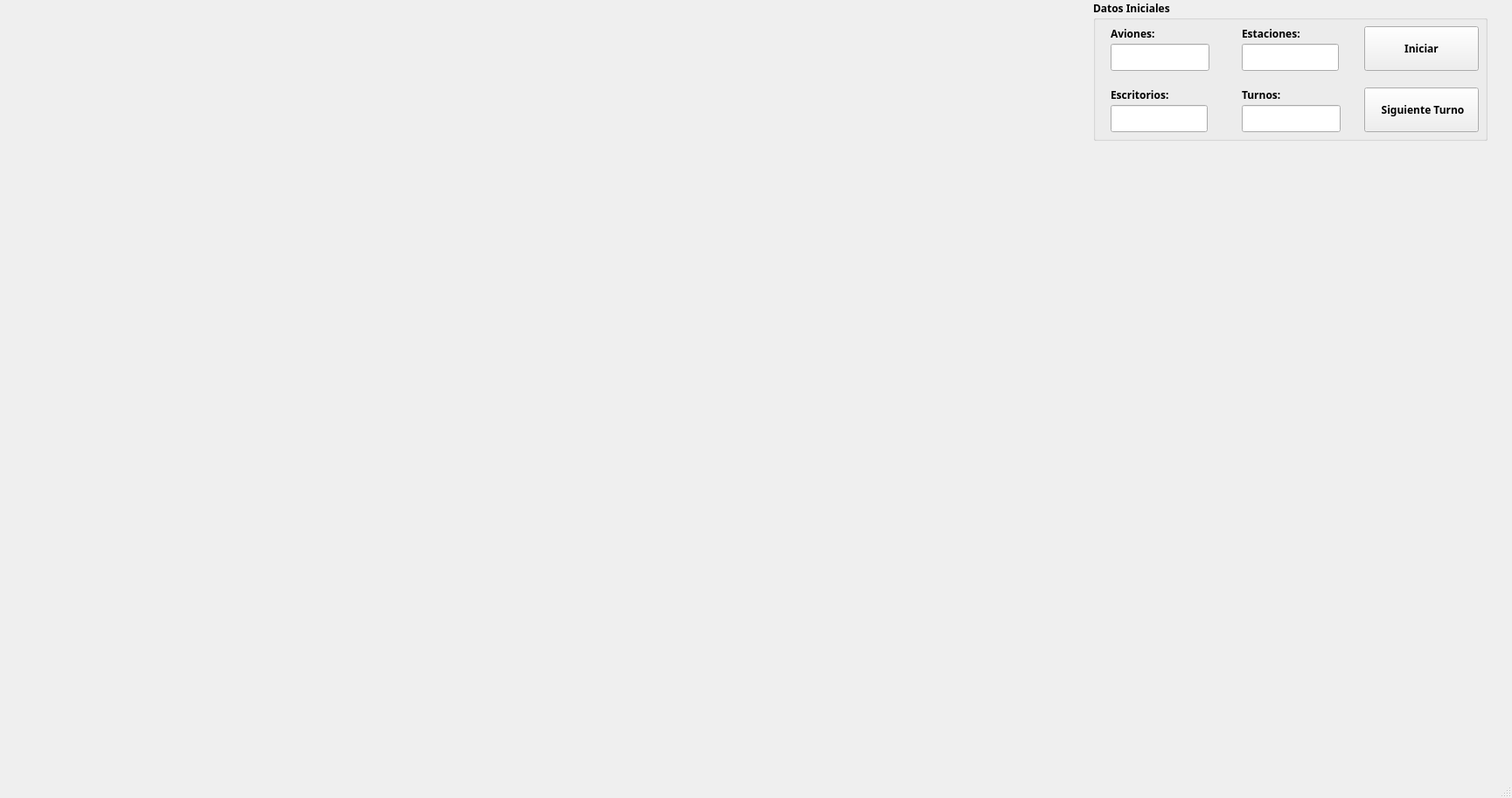
<?xml version="1.0" encoding="UTF-8"?>
<ui version="4.0">
 <class>aereopuerto</class>
 <widget class="QMainWindow" name="aereopuerto">
  <property name="geometry">
   <rect>
    <x>0</x>
    <y>0</y>
    <width>1729</width>
    <height>912</height>
   </rect>
  </property>
  <property name="windowTitle">
   <string>aereopuerto</string>
  </property>
  <widget class="QWidget" name="centralWidget">
   <widget class="QLabel" name="lblAviones">
    <property name="geometry">
     <rect>
      <x>20</x>
      <y>20</y>
      <width>1211</width>
      <height>121</height>
     </rect>
    </property>
    <property name="text">
     <string/>
    </property>
    <property name="scaledContents">
     <bool>true</bool>
    </property>
   </widget>
   <widget class="QLabel" name="lblPasajeros">
    <property name="geometry">
     <rect>
      <x>20</x>
      <y>160</y>
      <width>111</width>
      <height>731</height>
     </rect>
    </property>
    <property name="text">
     <string/>
    </property>
   </widget>
   <widget class="QLabel" name="lblEscritorios">
    <property name="geometry">
     <rect>
      <x>154</x>
      <y>160</y>
      <width>721</width>
      <height>731</height>
     </rect>
    </property>
    <property name="text">
     <string/>
    </property>
    <property name="scaledContents">
     <bool>true</bool>
    </property>
   </widget>
   <widget class="QGroupBox" name="groupBox">
    <property name="geometry">
     <rect>
      <x>1250</x>
      <y>0</y>
      <width>451</width>
      <height>161</height>
     </rect>
    </property>
    <property name="font">
     <font>
      <family>Yu Gothic UI Semibold</family>
      <weight>75</weight>
      <bold>true</bold>
     </font>
    </property>
    <property name="title">
     <string>Datos Iniciales</string>
    </property>
    <widget class="QPushButton" name="btnSiguiente">
     <property name="geometry">
      <rect>
       <x>310</x>
       <y>100</y>
       <width>131</width>
       <height>51</height>
      </rect>
     </property>
     <property name="font">
      <font>
       <family>Yu Gothic UI Semibold</family>
       <pointsize>9</pointsize>
       <weight>75</weight>
       <bold>true</bold>
      </font>
     </property>
     <property name="text">
      <string> Siguiente Turno</string>
     </property>
    </widget>
    <widget class="QPushButton" name="btnIniciar">
     <property name="geometry">
      <rect>
       <x>310</x>
       <y>30</y>
       <width>131</width>
       <height>51</height>
      </rect>
     </property>
     <property name="font">
      <font>
       <family>Yu Gothic UI Semibold</family>
       <pointsize>9</pointsize>
       <weight>75</weight>
       <bold>true</bold>
      </font>
     </property>
     <property name="text">
      <string>Iniciar</string>
     </property>
    </widget>
    <widget class="QLineEdit" name="lineAviones">
     <property name="geometry">
      <rect>
       <x>20</x>
       <y>50</y>
       <width>113</width>
       <height>31</height>
      </rect>
     </property>
    </widget>
    <widget class="QLineEdit" name="lineEstaciones">
     <property name="geometry">
      <rect>
       <x>170</x>
       <y>50</y>
       <width>111</width>
       <height>31</height>
      </rect>
     </property>
    </widget>
    <widget class="QLineEdit" name="lineEscritorios">
     <property name="geometry">
      <rect>
       <x>20</x>
       <y>120</y>
       <width>111</width>
       <height>31</height>
      </rect>
     </property>
    </widget>
    <widget class="QLineEdit" name="lineTurnos">
     <property name="geometry">
      <rect>
       <x>170</x>
       <y>120</y>
       <width>113</width>
       <height>31</height>
      </rect>
     </property>
    </widget>
    <widget class="QLabel" name="label">
     <property name="geometry">
      <rect>
       <x>20</x>
       <y>30</y>
       <width>55</width>
       <height>16</height>
      </rect>
     </property>
     <property name="text">
      <string>Aviones:</string>
     </property>
    </widget>
    <widget class="QLabel" name="label_2">
     <property name="geometry">
      <rect>
       <x>20</x>
       <y>100</y>
       <width>71</width>
       <height>16</height>
      </rect>
     </property>
     <property name="text">
      <string>Escritorios:</string>
     </property>
    </widget>
    <widget class="QLabel" name="label_3">
     <property name="geometry">
      <rect>
       <x>170</x>
       <y>30</y>
       <width>71</width>
       <height>16</height>
      </rect>
     </property>
     <property name="text">
      <string>Estaciones:</string>
     </property>
    </widget>
    <widget class="QLabel" name="label_4">
     <property name="geometry">
      <rect>
       <x>170</x>
       <y>100</y>
       <width>55</width>
       <height>16</height>
      </rect>
     </property>
     <property name="text">
      <string>Turnos:</string>
     </property>
    </widget>
   </widget>
  </widget>
  <widget class="QStatusBar" name="statusBar"/>
 </widget>
 <layoutdefault spacing="6" margin="11"/>
 <resources/>
 <connections/>
</ui>
